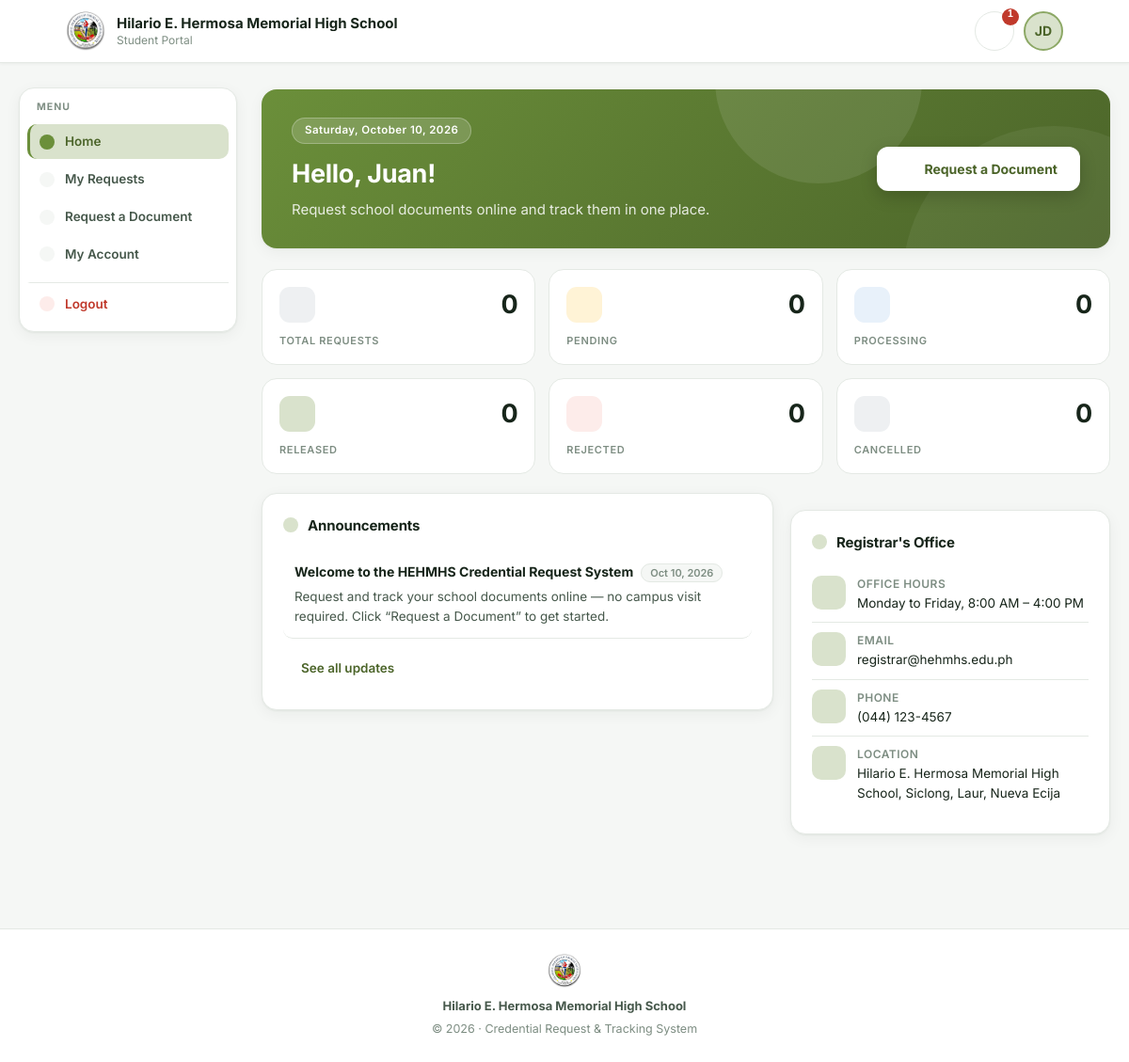
The app's page /student/dashboard.php (signed in) with its own data.
### tables this page shows
CREATE TABLE `users` (
  `id` int NOT NULL AUTO_INCREMENT,
  `role_id` int NOT NULL,
  `first_name` varchar(100) DEFAULT NULL,
  `last_name` varchar(100) DEFAULT NULL,
  `status` varchar(20) NOT NULL DEFAULT 'active' COMMENT 'active | archived',
  `email` varchar(150) DEFAULT NULL,
  `contact` varchar(20) DEFAULT NULL,
  `password` varchar(255) DEFAULT NULL COMMENT 'bcrypt hash (password_hash)',
  `profile_photo` varchar(255) DEFAULT NULL COMMENT 'uploads/profile_photos/…',
  `created_at` timestamp NOT NULL DEFAULT CURRENT_TIMESTAMP,
  `updated_at` timestamp NOT NULL DEFAULT CURRENT_TIMESTAMP ON UPDATE CURRENT_TIMESTAMP,
  `failed_login_count` int NOT NULL DEFAULT '0' COMMENT 'Consecutive wrong passwords; reset on success',
  `lockout_count` int NOT NULL DEFAULT '0' COMMENT 'How many times locked (escalates duration); reset on success',
  `locked_until` datetime DEFAULT NULL COMMENT 'Active lock expiry; NULL = not locked',
  PRIMARY KEY (`id`),
  UNIQUE KEY `uq_student_email` (`email`),
  KEY `idx_student_status` (`status`),
  KEY `fk_users_role` (`role_id`),
  CONSTRAINT `fk_users_role` FOREIGN KEY (`role_id`) REFERENCES `roles` (`role_id`) ON UPDATE CASCADE
);

CREATE TABLE `announcements` (
  `id` int NOT NULL AUTO_INCREMENT,
  `title` varchar(150) NOT NULL,
  `message` text NOT NULL,
  `is_active` tinyint(1) NOT NULL DEFAULT '1' COMMENT '1 = shown on dashboards',
  `created_by` int DEFAULT NULL COMMENT 'FK → students.id (author)',
  `created_at` datetime NOT NULL DEFAULT CURRENT_TIMESTAMP,
  PRIMARY KEY (`id`),
  KEY `idx_ann_active` (`is_active`),
  KEY `idx_ann_author` (`created_by`),
  CONSTRAINT `fk_announcement_author` FOREIGN KEY (`created_by`) REFERENCES `users` (`id`) ON DELETE SET NULL ON UPDATE CASCADE
);

### phpLogics/site_config.php (called while the page is built, shortened)
<?php
if (!function_exists('site_settings')) {
    function site_settings(): array
    {
        static $settings = null;
        if ($settings !== null) return $settings;
        global $conn;
        $settings = [
            'logo_path'       => 'assets/img/Logo.png',
            'theme_color'     => '#6b8f3a',
            'office_hours'    => 'Monday to Friday, 8:00 AM – 4:00 PM',
            'contact_email'   => 'registrar@hehmhs.edu.ph',
            'contact_phone'   => '(044) 123-4567',
            'contact_location'=> 'Hilario E. Hermosa Memorial High School, Siclong, Laur, Nueva Ecija',
        ];
        if (isset($conn) && $conn instanceof mysqli) {
            $res = @$conn->query("SELECT setting_key, setting_value FROM site_settings");
            if ($res) {
                while ($row = $res->fetch_assoc()) {
                    $settings[$row['setting_key']] = $row['setting_value'];
                }
            }
        }
        return $settings;
    }
    function site_url(string $path = ''): string
    {
        $docRoot = rtrim(str_replace('\\', '/', $_SERVER['DOCUMENT_ROOT'] ?? ''), '/');
        $projDir = rtrim(str_replace('\\', '/', dirname(__DIR__)), '/');
        $base    = ($docRoot !== '' && strpos($projDir, $docRoot) === 0)
            ? substr($projDir, strlen($docRoot))
            : '';
        $base = implode('/', array_map('rawurlencode', explode('/', $base)));
        return $base . '/' . ltrim($path, '/');
    }
    function site_setting(string $key, string $default = ''): string
    {
        $s = site_settings();
        $v = trim((string)($s[$key] ?? ''));
        return $v !== '' ? $v : $default;
    }
    function site_logo_url(): string
    {
        $s     = site_settings();
        $logo  = trim($s['logo_path'] ?? '');
        return $logo !== '' ? site_url($logo) : site_url('assets/img/Logo.png');
    }
    function theme_mix(string $hex, string $target, float $amt): string
    {
        $hex = ltrim($hex, '#');
        $t = ltrim($target, '#');
        $out = '';
        for ($i = 0; $i < 3; $i++) {
            $a = hexdec(substr($hex, $i * 2, 2));
            $b = hexdec(substr($t,   $i * 2, 2));
            $v = (int)round($a + ($b - $a) * $amt);
            $out .= str_pad(dechex(max(0, min(255, $v))), 2, '0', STR_PAD_LEFT);
        }
        return '#' . $out;
    }
    function theme_head(): string
    {
        $themeKey = site_setting('design_theme', 'classic');
        $themes   = design_themes();
        $theme    = $themes[$themeKey] ?? $themes['classic'];
        $color = $theme['primary'];
        if ($themeKey === 'classic') {
            $color = site_settings()['theme_color'] ?? '#6b8f3a';
            if (!preg_match('/^[0-9a-fA-F]{3}([0-9a-fA-F]{3})?$/', $color)) {
                $color = '#6b8f3a';
            }
        }
        $dark   = theme_mix($color, '#000000', 0.30);
        $light  = theme_mix($color, '#ffffff', 0.22);
        $pale   = theme_mix($color, '#ffffff', 0.74);
        $accent = $theme['accent'];
        $accentLight = $theme['accent_light'];
        $out = ':root{--green-mid:' . $color . ';--green-dark:' . $dark . ';'
             . '--green-light:' . $light . ';--green-pale:' . $pale . ';'
             . '--gold:' . $accent . ';--gold-light:' . $accentLight . ';--radius:' . $theme['radius'] . ';'
             . ($theme['extra'] ?? '')
             . '}';
        $fontLink = '';
        return $fontLink . "<style>{$out}</style>";
    }
}

### student/dashboard.php (the view, shortened to what this page needs)
<?php
include(__DIR__ . "/../database/db.php");
include __DIR__ . "/../phpLogics/site_config.php";
require_once __DIR__ . '/../phpLogics/icons.php';
$student_id = $_SESSION['user_id'];
$s = $conn->prepare("
    SELECT u.*,
           r.role_name                  AS role,
           sp.student_id                AS student_id,
           sp.lrn                       AS lrn,
           sp.grade_level               AS grade_level,
           sp.school_year_last_attended AS school_year_last_attended
    FROM users u
    LEFT JOIN roles r            ON r.role_id  = u.role_id
    LEFT JOIN student_profiles sp ON sp.user_id = u.id
    WHERE u.id = ?
");
$s->bind_param("i", $student_id);
$s->execute();
$student = $s->get_result()->fetch_assoc();
$annStmt = $conn->query(
    "SELECT a.id, a.title, a.message, a.created_at,
            CONCAT(u.first_name, ' ', u.last_name) AS author_name
     FROM announcements a
     LEFT JOIN users u ON a.created_by = u.id
     WHERE a.is_active = 1
     ORDER BY a.created_at DESC LIMIT 20"
);
$announcements = $annStmt ? $annStmt->fetch_all(MYSQLI_ASSOC) : [];
$req = $conn->prepare("
    SELECT dr.*, dt.name AS document_type
    FROM document_requests dr
    LEFT JOIN document_types dt ON dt.id = dr.document_type_id
    WHERE dr.user_id = ?
    ORDER BY dr.date_requested DESC
");
$req->bind_param("i", $student_id);
$req->execute();
$myRequests = $req->get_result()->fetch_all(MYSQLI_ASSOC);
$cntTotal   = count($myRequests);
$cntPending = 0;
$cntReleased = 0;
$cntProcessing = 0;
$cntCancelled = 0;
$cntRejected  = 0;
$notifications = [];
foreach ($announcements as $ann) {
    $createdTime = strtotime($ann['created_at']);
    $notifications[] = [
        'id'               => 'ann_' . ($ann['id'] ?? md5($ann['title'] . $ann['created_at'])),
        'type'             => 'announcement',
        'title'            => $ann['title'],
        'body'             => $ann['message'],
        'time'             => $createdTime,
        'date_str'         => date('M d, Y · h:i A', $createdTime),
        'badge'            => 'Announcement',
        'badge_cls'        => 'badge-announcement',
        'icon'             => 'megaphone',
        'rejection_reason' => null,
        'req_id'           => null,
        'e_cert'           => false,
    ];
}
usort($notifications, function ($a, $b) {
    return $b['time'] <=> $a['time'];
});
$totalNotifs = count($notifications);
$activeView     = $_GET['view'] ?? 'dashboard';
$profilePhoto   = !empty($student['profile_photo']) ? $student['profile_photo'] : null;
$profilePhotoUrl = $profilePhoto ? '../phpLogics/download_profile.php' : null;
$avatarInitials = strtoupper(substr($student['first_name'], 0, 1) . substr($student['last_name'], 0, 1));
?>
<!DOCTYPE html>
<html lang="en">
<head>
    <link rel="stylesheet" href="portal.css?v=2">
    <?php echo theme_head();  ?>
    <link rel="stylesheet" href="../assets/fonts/inter.css">
</head>
<body>
    <header class="topbar">
        <div class="topbar-inner">
            <a href="dashboard.php" class="brand">
                <img src="<?php echo site_logo_url(); ?>" alt="School logo">
                <div class="brand-text">
                    <strong>Hilario E. Hermosa Memorial High School</strong>
                    <span>Student Portal</span>
                </div>
            </a>
            <div class="topbar-actions">
                <div class="notif-panel-wrapper">
                    <button type="button" class="bell" onclick="toggleNotifPanel(event)"
                        title="Notifications">
                        <?php echo icon('bell', 19); ?>
                        <?php if ($totalNotifs > 0): ?>
                            <span class="avatar-badge" id="avatarNotifBadge"
                                title="<?php echo $totalNotifs; ?> notifications"><?php echo $totalNotifs > 99 ? '99+' : $totalNotifs; ?></span>
                        <?php endif; ?>
                    </button>
                </div>
                <div class="header-avatar-wrapper">
                    <div class="header-avatar" onclick="toggleProfileMenu(event)"
                        title="Account menu">
                        <?php if ($profilePhoto): ?>
                            <img src="<?php echo htmlspecialchars($profilePhotoUrl); ?>" alt="avatar">
                        <?php else: ?>
                            <?php echo $avatarInitials; ?>
                        <?php endif; ?>
                    </div>
                </div>
            </div>
        </div>
    </header>
    <div class="shell">
        <aside class="sidebar">
            <nav class="tabs">
            <a onclick="showView('dashboard')" id="nav-dashboard"
                class="ptab <?php echo $activeView === 'dashboard' ? 'active' : ''; ?>"><?php echo icon('home', 16); ?> Home</a>
            <a onclick="showView('requests')" id="nav-requests"
                class="ptab <?php echo $activeView === 'requests' ? 'active' : ''; ?>"><?php echo icon('clipboard', 16); ?> My Requests</a>
            <a onclick="showView('request')" id="nav-request"
                class="ptab <?php echo $activeView === 'request' ? 'active' : ''; ?>"><?php echo icon('plus', 16); ?> Request a Document</a>
            <a onclick="showView('account')" id="nav-account"
                class="ptab <?php echo $activeView === 'account' ? 'active' : ''; ?>"><?php echo icon('settings', 16); ?> My Account</a>
            <a href="../phpLogics/Logout.php" class="ptab ptab-logout"
                title="Log out of the Student Portal"><?php echo icon('logout', 16); ?> Logout</a>
            </nav>
        </aside>
        <main class="page">
        <div id="view-dashboard" style="display:<?php echo $activeView === 'dashboard' ? 'block' : 'none'; ?>;">
            <div class="home-hero">
                <div class="hero-text">
                    <span class="hero-date"><?php echo date('l, F j, Y'); ?></span>
                    <h1>Hello, <?php echo htmlspecialchars($student['first_name'] ?? 'Student'); ?>!</h1>
                    <p>Request school documents online and track them in one place.</p>
                </div>
                <button type="button" class="hero-cta" onclick="showView('request')"><?php echo icon('plus', 18); ?> Request a Document</button>
            </div>
            <div class="stat-grid">
                <div class="stat-tile card-click st-total" data-goto="" data-view="main" title="Show all of my requests">
                    <div class="st-row">
                        <span class="st-icon"><?php echo icon('clipboard', 17); ?></span>
                        <h2><?php echo $cntTotal; ?></h2>
                    </div>
                    <h4>Total Requests</h4>
                </div>
                <div class="stat-tile card-click st-pending" data-goto="Pending" data-view="main" title="Show my pending requests">
                    <div class="st-row">
                        <span class="st-icon"><?php echo icon('hourglass', 17); ?></span>
                        <h2><?php echo $cntPending; ?></h2>
                    </div>
                    <h4>Pending</h4>
                </div>
                <div class="stat-tile card-click st-processing" data-goto="Processing" data-view="main" title="Show my processing requests">
                    <div class="st-row">
                        <span class="st-icon"><?php echo icon('loader', 17); ?></span>
                        <h2><?php echo $cntProcessing; ?></h2>
                    </div>
                    <h4>Processing</h4>
                </div>
                <div class="stat-tile card-click st-released" data-goto="Released" data-view="archived" title="Show my released requests">
                    <div class="st-row">
                        <span class="st-icon"><?php echo icon('check-circle', 17); ?></span>
                        <h2><?php echo $cntReleased; ?></h2>
                    </div>
                    <h4>Released</h4>
                </div>
                <div class="stat-tile card-click st-rejected" data-goto="Rejected" data-view="archived" title="Show rejected requests">
                    <div class="st-row">
                        <span class="st-icon"><?php echo icon('ban', 17); ?></span>
                        <h2><?php echo $cntRejected; ?></h2>
                    </div>
                    <h4>Rejected</h4>
                </div>
                <div class="stat-tile card-click st-cancelled" data-goto="Cancelled" data-view="archived" title="Show my cancelled requests">
                    <div class="st-row">
                        <span class="st-icon"><?php echo icon('x-circle', 17); ?></span>
                        <h2><?php echo $cntCancelled; ?></h2>
                    </div>
                    <h4>Cancelled</h4>
                </div>
            </div>
            <div class="home-grid">
                <div class="card">
                    <h3><?php echo icon('megaphone', 16); ?> Announcements</h3>
                    <?php if (empty($announcements)): ?>
                        <p class="card-sub">No announcements right now — check back later.</p>
                    <?php else: foreach (array_slice($announcements, 0, 5) as $a): ?>
                        <div class="announce-item">
                            <div><span class="a-title"><?php echo htmlspecialchars($a['title']); ?></span><span class="a-date"><?php echo date('M d, Y', strtotime($a['created_at'])); ?></span></div>
                            <div class="a-body"><?php echo nl2br(htmlspecialchars($a['message'])); ?></div>
                        </div>
                    <?php endforeach; ?>
                        <button type="button" class="btn btn-ghost" style="margin-top:10px;" onclick="showView('notifications')">See all updates <?php echo icon('chevron-right', 14); ?></button>
                    <?php endif; ?>
                </div>
                <div class="card">
                    <h3><?php echo icon('building', 16); ?> Registrar's Office</h3>
                    <div class="info-row"><span class="ic"><?php echo icon('clock', 15); ?></span><div><strong>Office hours</strong><?php echo htmlspecialchars(site_setting('office_hours', 'Monday to Friday, 8:00 AM – 4:00 PM')); ?></div></div>
                    <div class="info-row"><span class="ic"><?php echo icon('mail', 15); ?></span><div><strong>Email</strong><?php echo htmlspecialchars(site_setting('contact_email', 'registrar@hehmhs.edu.ph')); ?></div></div>
                    <div class="info-row"><span class="ic"><?php echo icon('phone', 15); ?></span><div><strong>Phone</strong><?php echo htmlspecialchars(site_setting('contact_phone', '(044) 123-4567')); ?></div></div>
                    <div class="info-row"><span class="ic"><?php echo icon('map-pin', 15); ?></span><div><strong>Location</strong><?php echo htmlspecialchars(site_setting('contact_location', 'Siclong, Laur, Nueva Ecija')); ?></div></div>
                </div>
            </div>
        </div>
    </main>
    </div>
    <footer class="footer">
        <div class="footer-inner">
            <img class="footer-logo" src="<?php echo site_logo_url(); ?>" alt="HEHMHS logo">
            <div class="footer-name">Hilario E. Hermosa Memorial High School</div>
            <div>© <?php echo date('Y'); ?> · Credential Request &amp; Tracking System</div>
        </div>
    </footer>
</body>
</html>

### records on screen
users: avatarInitials "JD", first_name "Juan"
announcements: title "Welcome to the HEHMHS Credential Request System", created_at "Oct 10, 2026", message "Request and track your school documents online — no campus visit required. Click “Request a Document” to get started."

### other values on screen
$totalNotifs "1"
$cntTotal "0"
$cntPending "0"
$cntProcessing "0"
$cntReleased "0"
$cntRejected "0"
$cntCancelled "0"
site_setting('office_hours', 'Monday to Friday, 8:00 AM – 4:00 PM') "Monday to Friday, 8:00 AM – 4:00 PM"
site_setting('contact_email', 'registrar@hehmhs.edu.ph') "registrar@hehmhs.edu.ph"
site_setting('contact_phone', '(044) 123-4567') "(044) 123-4567"
site_setting('contact_location', 'Siclong, Laur, Nueva Ecija') "Hilario E. Hermosa Memorial High School, Siclong, Laur, Nueva Ecija"
